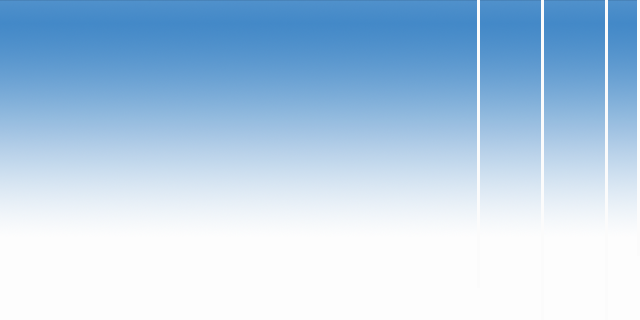

Below is a game level as drawn by its tile map, then a one-line description and the .tmx that defines it (tile-layer data replaced by summaries):
An orthogonal 20x10 tile map with 32x32 px tiles, 1 tile layer (background).

<map version="1.0" orientation="orthogonal" renderorder="right-down" width="20" height="10" tilewidth="32" tileheight="32" nextobjectid="9">
 <tileset firstgid="1" name="background" tilewidth="32" tileheight="32">
  <image source="background.png" width="480" height="320" />
 </tileset>
 <layer name="background" width="20" height="10">
  <data>[200 cells, 200 non-empty, 144 distinct tile ids]</data>
 </layer>
</map>